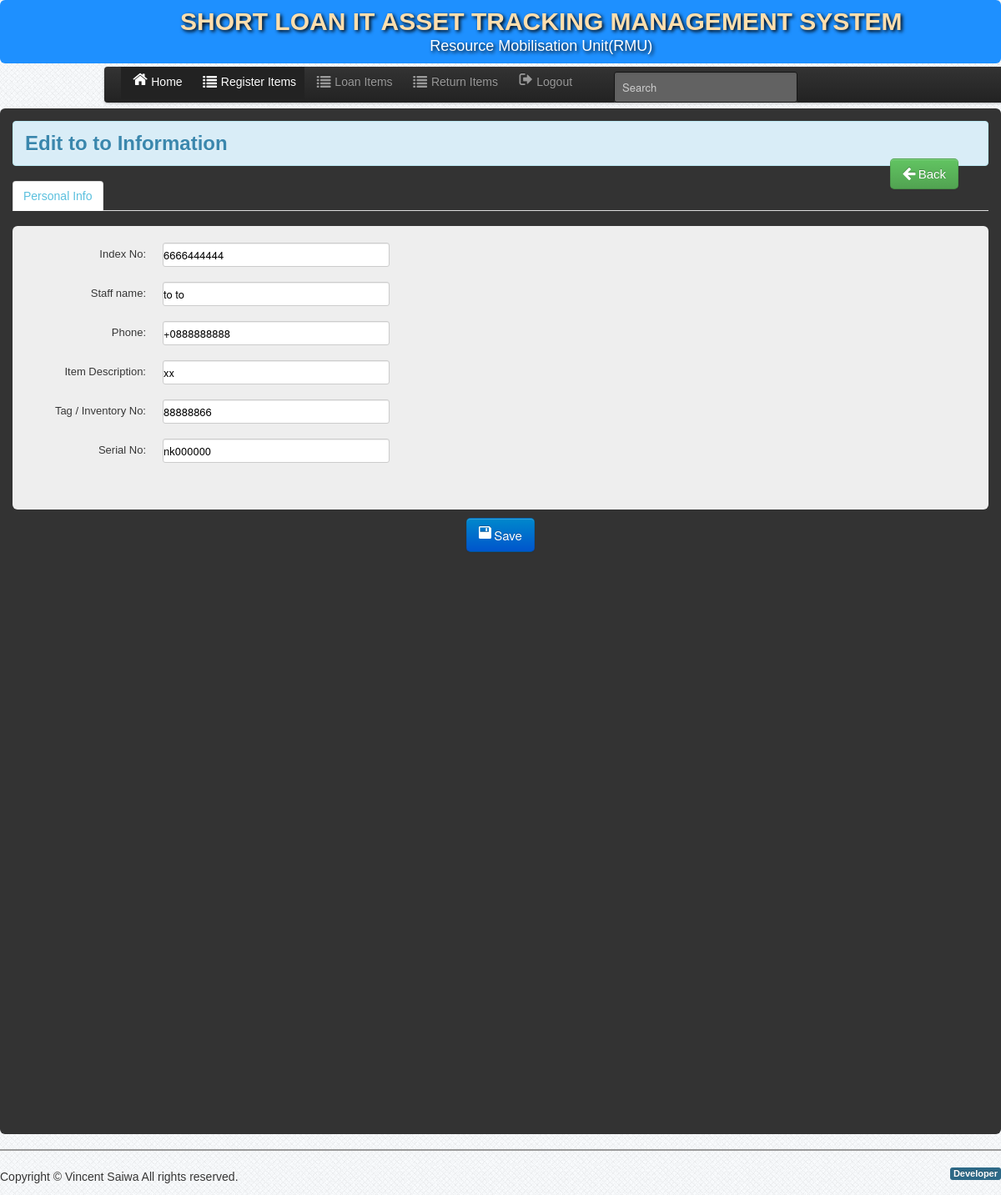
Page /User/edit_emp.php?id=277 (signed in) on the committed database.
### tables this page shows
CREATE TABLE `employee` (
  `employeeID` int(11) NOT NULL,
  `index_No` varchar(50) NOT NULL,
  `serial_no` varchar(34) NOT NULL,
  `fname` varchar(50) NOT NULL,
  `phone` varchar(100) NOT NULL,
  `item_description` varchar(100) NOT NULL,
  `tagNo` varchar(100) NOT NULL,
  `returned_by` varchar(100) NOT NULL,
  `admin_id` int(244) NOT NULL,
  `date_posted` int(244) NOT NULL
);

### User/add_edit_info.php (the view, shortened to what this page needs)
<div class="row-fluid">
    <div class="span12">
        <div class="row-fluid">
            <div class="span6">
            <?php
                $edit_query=mysqli_query($conn,"select * from employee where employeeID='$get_id'")or die(mysqli_error());
                $row=mysqli_fetch_array($edit_query);
            ?>
                <div class="form-horizontal">
                    <fieldset>
                         <div class="control-group">
                            <label class="control-label" for="input01">Index No:</label>
                            <div class="controls">
                                <input type="text" value="<?php echo  $row['index_No']; ?>"  name="index_No" class="input-xlarge" id="input01"  autocomplete="off">
                            </div>
                        </div>
                        <div class="control-group">
                            <label class="control-label" for="input01">Staff name:</label>
                            <div class="controls">
                                <input type="text" value="<?php echo  $row['fname']; ?>"  name="fname" class="input-xlarge" id="input01" autocomplete="off" >
                            </div>
                        </div>
                        <div class="control-group">
                            <label class="control-label"  for="input01">Phone:</label>
                            <div class="controls">
                                <input type="text"  name="phone" value="<?php echo  $row['phone']; ?>" class="input-xlarge" id="input01" autocomplete="off" >
                            </div>
                        </div>
                        <div class="control-group">
                            <label class="control-label" for="input01">Item Description:</label>
                            <div class="controls">
                                <input type="text" class="input-xlarge" value="<?php echo  $row['item_description']; ?>"  name="item_description" id="input01" autocomplete= "off">
                            </div>
                        </div>
                        <div class="control-group">
                            <label class="control-label" for="input01">Tag / Inventory No:</label>
                            <div class="controls">
                                <input type="text" class="input-xlarge" value="<?php echo  $row['tagNo']; ?>"  name="tagNo" id="input01" autocomplete="off">
                            </div>
                        </div>
                        <div class="control-group">
                            <label class="control-label" for="input01">Serial No:</label>
                            <div class="controls">
                                <input type="text" class="input-xlarge" value="<?php echo  $row['serial_no']; ?>"  name="serial_no" id="input01" autocomplete="off">
                            </div>
                        </div>
                    </fieldset>
                </div>
            </div>
            </div>
        </div>
    </div>
                        </div>

### User/edit_emp.php (shortened to what this page needs)
<?php include('dbcon.php'); include('session.php');include('header.php');  $get_id=$_GET['id'];?>
<body>
 <?php include('nav-top.php'); ?>
    <div class="navbar navbar-fixed-top1">
        <div class="navbar-inner">
            <div class="container">
                <div class="marg">
                    <?php include_once 'links.php';?>
                </div>
            </div>
        </div>
    </div>
    <div class="">
        <div id="element" class="hero-body-add">
            <div class="alert alert-info">
                <h2>Edit
                    <?php
                        $name_query=mysqli_query($conn,"select * from employee where employeeID='$get_id'")or die(mysqli_error());
                        $name_row=mysqli_fetch_array($name_query);
                        echo $name_row['fname'];
                    ?>
                    Information
                </h2>
                <div class="pull-right">
                    <a class="btn btn-success btn-large"  data-original-title="Add Employee?" href="emp_profiles.php">  <i class="icon-arrow-left icon-large"></i>&nbsp;Back</a>
                </div>
            </div>
            <ul class="nav nav-tabs" id="myTab">
                <li class="active"><a href="#home"><font color="#5bc0de">Personal Info</font></a></li>
            </ul>
            <form method="post" enctype="multipart/form-data">
                <div class="tab-content">
                    <div class="tab-pane active" id="home">
                        <div class="hero-unit">
                            <?php
                                include('add_edit_info.php');
                            ?>
                        </div>
                    </div>
                    <center>
                        <button class="btn btn-primary btn-large" name="save"><i class="icon-save icon-large"></i>&nbsp;Save</button>
                    </center>
                </div>
        </div>
        <?php include('footer.php');?>
</body>

### css/style.css (style rules this page uses)
* { margin:0; padding:0; }
body { font-family:"Trebuchet MS", "Myriad Pro", Arial, sans-serif; font-size:14px; background: #fff url(../img/bg.png) repeat top left; color:#333; text-shadow:0px 0px 0px #fff;; }
a { color:#777; }

### rows in the picture
employee: fname "to to", index_No "6666444444", phone "+0888888888", item_description "xx", tagNo "88888866", serial_no "nk000000"
